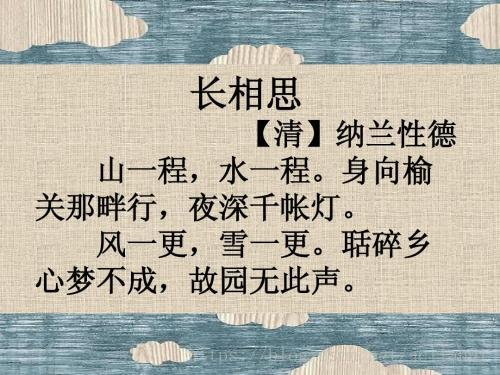
#> input picture ocr/easy_img/changxiangsi.jpeg, 500 x 375 px
$ python tesseract_demo.py   (Python 2 division)
#> lines starting #> are read from the running program, lines starting #| are printed output that depends on the picture
#!/usr/bin/python
# coding:utf-8

"""
@Time: 2018/11/2 上午10:04
@Author: leon
@File: tesseract_demo.py
@Software: PyCharm Community Edition
@参考文献：https://blog.csdn.net/u010670689/article/details/78374623/
"""
import pytesseract
from PIL import Image, ImageEnhance

image = Image.open('./easy_img/changxiangsi.jpeg')
#> image is the input picture: PIL image 500x375 RGB; mean R, G, B 180.4, 179.2, 168.2
# 增强图片的显示效果，或者将其转换为黑白的，这样可以使其识别率提升不少
enhancer = ImageEnhance.Contrast(image)
image2 = enhancer.enhance(4)
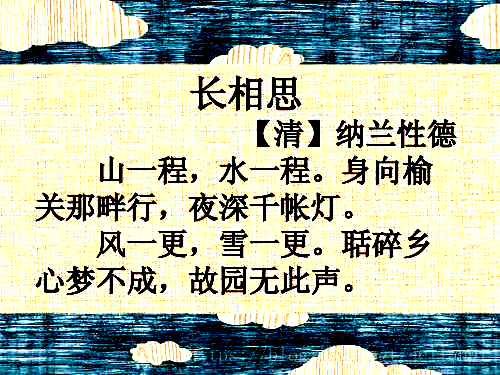
#> image2: PIL image 500x375 RGB; mean R, G, B 172.9, 184.2, 165.9
# psm提高识别率
# 0 定向脚本监测（OSD）
# 1 使用OSD自动分页
# 2 自动分页，但是不使用OSD或OCR（Optical Character Recognition，光学字符识别）
# 3 全自动分页，但是没有使用OSD（默认）
# 4 假设可变大小的一个文本列。
# 5 假设垂直对齐文本的单个统一块。
# 6 假设一个统一的文本块。
# 7 将图像视为单个文本行。
# 8 将图像视为单个词。
# 9 将图像视为圆中的单个词。
# 10 将图像视为单个字符。
#> (the run stopped early here; a loop or call above may not have finished)
